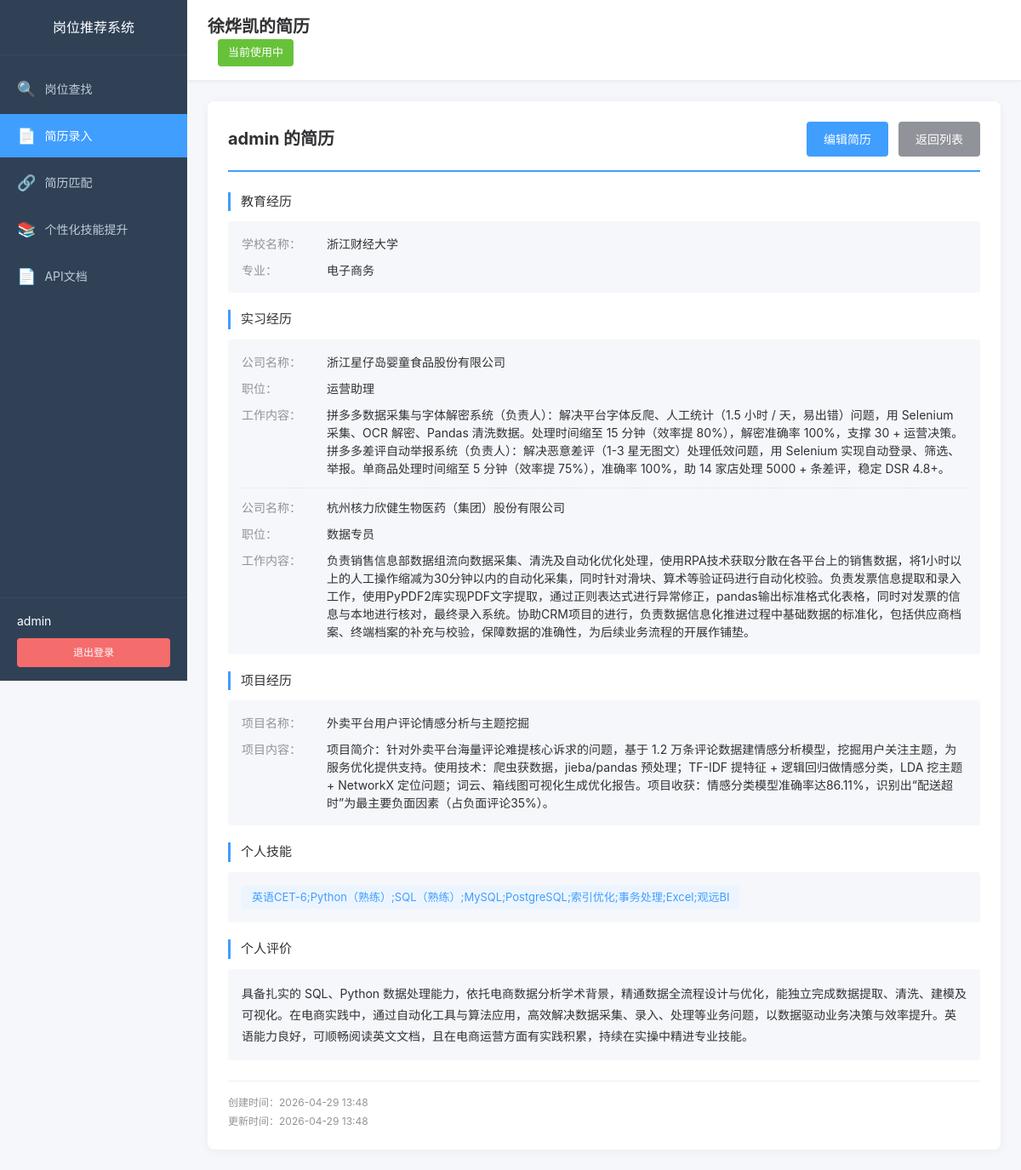
The app's page /resume/detail/1 (signed in), older data.
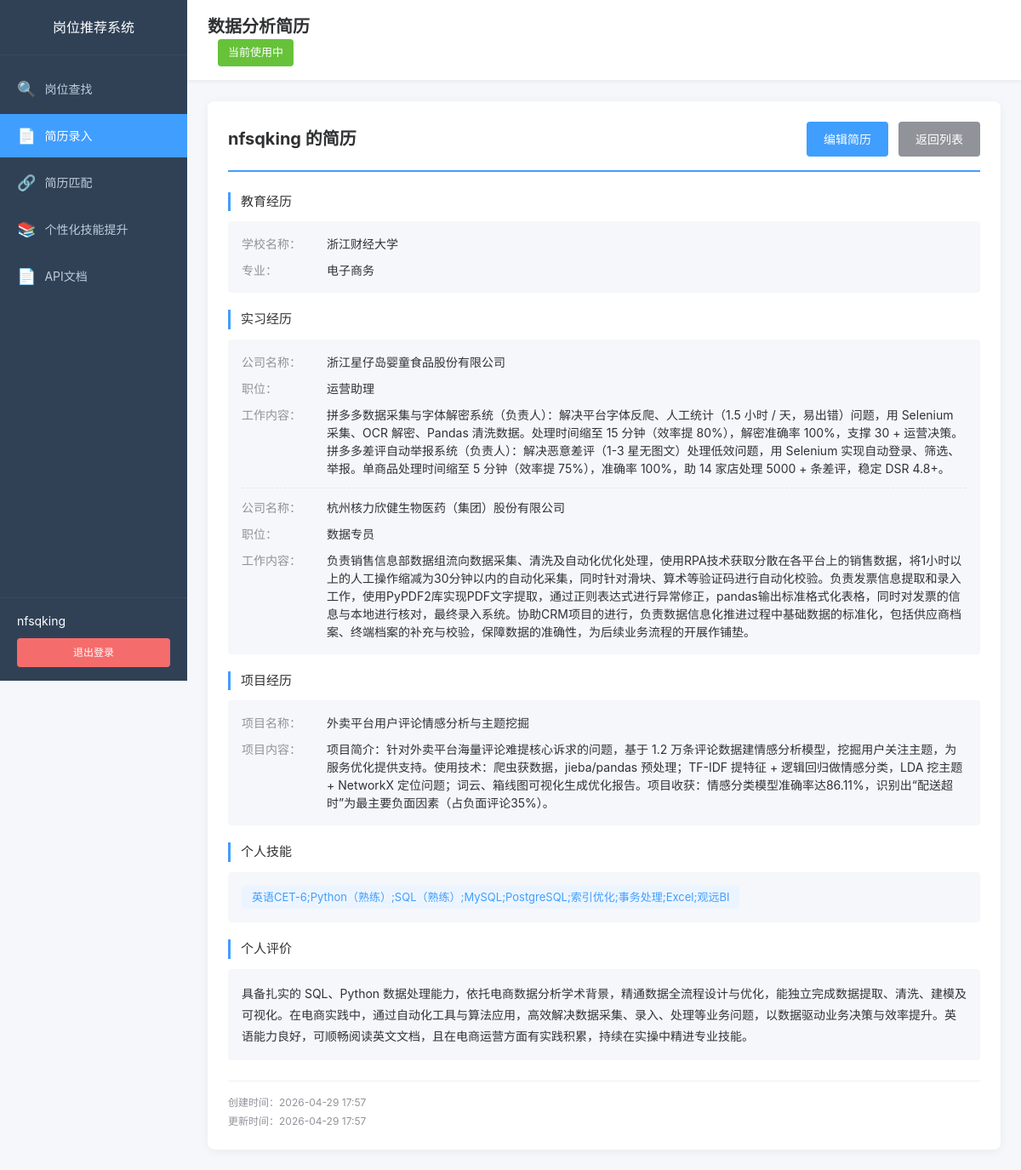
The same page, newer data.
### app/models/user.py (models this page shows, shortened)
class User(UserMixin, db.Model):
    __tablename__ = 'users'
    id = db.Column(db.Integer, primary_key=True)
    username = db.Column(db.String(80), unique=True, nullable=False, index=True)
    email = db.Column(db.String(120), unique=True, nullable=False, index=True)
    password_hash = db.Column(db.String(255), nullable=False)
    nickname = db.Column(db.String(80))
    is_active = db.Column(db.Boolean, default=True)
    created_at = db.Column(db.DateTime, default=datetime.utcnow)
    updated_at = db.Column(db.DateTime, default=datetime.utcnow, onupdate=datetime.utcnow)

### app/models/resume.py (models this page shows, shortened)
class Resume(db.Model):
    __tablename__ = 'resumes'
    id = db.Column(db.Integer, primary_key=True)
    user_id = db.Column(db.Integer, db.ForeignKey('users.id'), nullable=False, index=True)
    resume_name = db.Column(db.String(100), nullable=False, default='默认简历')
    is_active = db.Column(db.Boolean, default=True, nullable=False)
    education = db.Column(db.Text, nullable=True)
    internship = db.Column(db.Text, nullable=True)
    work = db.Column(db.Text, nullable=True)
    project = db.Column(db.Text, nullable=True)
    skills = db.Column(db.Text, nullable=False)
    self_evaluation = db.Column(db.Text, nullable=False)
    created_at = db.Column(db.DateTime, default=datetime.utcnow)
    updated_at = db.Column(db.DateTime, default=datetime.utcnow, onupdate=datetime.utcnow)
    user = db.relationship('User', backref=db.backref('resumes', lazy='dynamic', cascade='all, delete-orphan'))
    job_matches = db.relationship('ResumeJobMatch', backref='resume', lazy='dynamic', cascade='all, delete-orphan')
    skill_suggestions = db.relationship('SkillSuggestion', backref='resume', lazy='dynamic', cascade='all, delete-orphan')

### app/routes/resume.py (the view)
@resume.route('/detail/<int:resume_id>')
@login_required
def detail_resume(resume_id):
    resume = Resume.query.filter_by(id=resume_id, user_id=current_user.id).first()
    if not resume:
        flash('简历不存在', 'danger')
        return redirect(url_for('resume.list_resumes'))
    education_list = get_list_data(resume.education)
    internship_list = get_list_data(resume.internship)
    work_list = get_list_data(resume.work)
    project_list = get_list_data(resume.project)
    current_resume_id = get_current_resume_id()
    return render_template('resume/resume_detail.html',
                          resume=resume,
                          education_list=education_list,
                          internship_list=internship_list,
                          work_list=work_list,
                          project_list=project_list,
                          current_resume_id=current_resume_id)

### app/models/user.py (called while the page is built)
@login_manager.user_loader
def load_user(user_id: str):
    return User.query.get(int(user_id))

### app/routes/resume.py (called while the page is built, shortened)
def get_list_data(json_str):
    if not json_str:
        return []
    try:
        return json.loads(json_str)
    except:
        return []

def get_current_resume_id():
    resume_id = session.get('current_resume_id')
    if resume_id:
        resume = Resume.query.filter_by(id=resume_id, user_id=current_user.id).first()
        if resume:
            return resume_id
    active_resume = Resume.query.filter_by(user_id=current_user.id, is_active=True).first()
    if active_resume:
        session['current_resume_id'] = active_resume.id
        return active_resume.id

### app/templates/resume/resume_detail.html (shortened to what this page needs)
{% extends "base.html" %}
{% block extra_css %}
<link rel="stylesheet" href="{{ url_for('static', filename='css/dashboard.css') }}">
<link rel="stylesheet" href="{{ url_for('static', filename='css/resume.css') }}">
{% endblock %}
{% block content %}
<div class="app-container">
    <aside class="sidebar">
        <div class="sidebar-header">
            <h2>岗位推荐系统</h2>
        </div>
        <nav class="sidebar-nav">
            <ul class="nav-menu">
                <li class="nav-item">
                    <a href="{{ url_for('dashboard.index') }}" class="nav-link">
                        <span class="nav-icon">&#128269;</span>
                        <span class="nav-text">岗位查找</span>
                    </a>
                </li>
                <li class="nav-item active">
                    <a href="{{ url_for('resume.list_resumes') }}" class="nav-link">
                        <span class="nav-icon">&#128196;</span>
                        <span class="nav-text">简历录入</span>
                    </a>
                </li>
                <li class="nav-item">
                    <a href="{{ url_for('match.index') }}" class="nav-link">
                        <span class="nav-icon">&#128279;</span>
                        <span class="nav-text">简历匹配</span>
                    </a>
                </li>
                <li class="nav-item">
                    <a href="{{ url_for('skill_improvement.index') }}" class="nav-link">
                        <span class="nav-icon">&#128218;</span>
                        <span class="nav-text">个性化技能提升</span>
                    </a>
                </li>
                <li class="nav-item">
                    <a href="{{ url_for('api_docs.doc') }}" class="nav-link" target="_blank">
                        <span class="nav-icon">&#128196;</span>
                        <span class="nav-text">API文档</span>
                    </a>
                </li>
            </ul>
        </nav>
        <div class="sidebar-footer">
            <div class="user-info">
                <span class="user-name">{{ current_user.nickname or current_user.username }}</span>
            </div>
            <a href="{{ url_for('auth.logout') }}" class="logout-btn">退出登录</a>
        </div>
    </aside>
    <main class="main-content">
        <header class="main-header">
            <h1>{{ resume.resume_name }}</h1>
            {% if resume.id == current_resume_id %}
            <span class="current-badge-header">当前使用中</span>
            {% endif %}
        </header>
        <div class="content-wrapper">
            <div class="resume-detail-container">
                <div class="resume-header">
                    <h2>{{ current_user.nickname or current_user.username }} 的简历</h2>
                    <div class="resume-actions">
                        <a href="{{ url_for('resume.edit_resume', resume_id=resume.id) }}" class="btn btn-primary">编辑简历</a>
                        <a href="{{ url_for('resume.list_resumes') }}" class="btn btn-secondary">返回列表</a>
                    </div>
                </div>
                <div class="resume-section">
                    <h3 class="section-title">教育经历</h3>
                    <div class="section-content">
                        {% for item in education_list %}
                        <div class="experience-item">
                            <div class="info-row">
                                <span class="info-label">学校名称：</span>
                                <span class="info-value">{{ item.school }}</span>
                            </div>
                            <div class="info-row">
                                <span class="info-label">专业：</span>
                                <span class="info-value">{{ item.major }}</span>
                            </div>
                        </div>
                        {% endfor %}
                    </div>
                </div>
                {% if internship_list %}
                <div class="resume-section">
                    <h3 class="section-title">实习经历</h3>
                    <div class="section-content">
                        {% for item in internship_list %}
                        <div class="experience-item">
                            {% if item.company %}
                            <div class="info-row">
                                <span class="info-label">公司名称：</span>
                                <span class="info-value">{{ item.company }}</span>
                            </div>
                            {% endif %}
                            {% if item.position %}
                            <div class="info-row">
                                <span class="info-label">职位：</span>
                                <span class="info-value">{{ item.position }}</span>
                            </div>
                            {% endif %}
                            {% if item.content %}
                            <div class="info-row">
                                <span class="info-label">工作内容：</span>
                                <span class="info-value">{{ item.content }}</span>
                            </div>
                            {% endif %}
                        </div>
                        {% endfor %}
                    </div>
                </div>
                {% endif %}
                {% if project_list %}
                <div class="resume-section">
                    <h3 class="section-title">项目经历</h3>
                    <div class="section-content">
                        {% for item in project_list %}
                        <div class="experience-item">
                            {% if item.name %}
                            <div class="info-row">
                                <span class="info-label">项目名称：</span>
                                <span class="info-value">{{ item.name }}</span>
                            </div>
                            {% endif %}
                            {% if item.content %}
                            <div class="info-row">
                                <span class="info-label">项目内容：</span>
                                <span class="info-value">{{ item.content }}</span>
                            </div>
                            {% endif %}
                        </div>
                        {% endfor %}
                    </div>
                </div>
                {% endif %}
                <div class="resume-section">
                    <h3 class="section-title">个人技能</h3>
                    <div class="section-content">
                        <div class="skills-tags">
                            {% for skill in resume.skills.replace('、', ',').replace('，', ',').split(',') if skill.strip() %}
                            <span class="skill-tag">{{ skill.strip() }}</span>
                            {% endfor %}
                        </div>
                    </div>
                </div>
                <div class="resume-section">
                    <h3 class="section-title">个人评价</h3>
                    <div class="section-content">
                        <p class="evaluation-text">{{ resume.self_evaluation }}</p>
                    </div>
                </div>
                <div class="resume-meta">
                    <p>创建时间：{{ resume.created_at.strftime('%Y-%m-%d %H:%M') if resume.created_at else '-' }}</p>
                    <p>更新时间：{{ resume.updated_at.strftime('%Y-%m-%d %H:%M') if resume.updated_at else '-' }}</p>
                </div>
            </div>
        </div>
    </main>
</div>
{% endblock %}

### app/templates/base.html (shortened to what this page needs)
<!DOCTYPE html>
<html lang="zh-CN">
<head>
    <link rel="stylesheet" href="{{ url_for('static', filename='css/base.css') }}">
    {% block extra_css %}{% endblock %}
</head>
<body class="{% block body_class %}{% endblock %}">
    {% block content %}{% endblock %}
</body>
</html>

### app/static/css/base.css (style rules this page uses)
* { margin: 0; padding: 0; box-sizing: border-box; }
html, body { height: 100%; font-family: -apple-system, BlinkMacSystemFont, 'Segoe UI', 'PingFang SC', 'Hiragino Sans GB', 'Microsoft YaHei', sans-serif; font-size: 14px; line-height: 1.5; color: #333; background-color: #f5f7fa; }
a { color: #409eff; text-decoration: none; }
.btn { display: inline-block; padding: 10px 20px; font-size: 14px; font-weight: 500; border-radius: 4px; transition: all 0.3s ease; }
.btn-primary { background-color: #409eff; color: #fff; }
.btn-secondary { background-color: #909399; color: #fff; }

### app/static/css/dashboard.css (style rules this page uses)
.app-container { display: flex; min-height: 100vh; }
.sidebar { width: 220px; background: #304156; color: #bfcbd9; display: flex; flex-direction: column; position: fixed; height: 100vh; left: 0; top: 0; z-index: 100; }
.sidebar-header { padding: 20px; text-align: center; border-bottom: 1px solid #3a4a5d; }
.sidebar-header h2 { font-size: 16px; color: #fff; font-weight: 500; }
.sidebar-nav { flex: 1; padding: 10px 0; overflow-y: auto; }
.nav-menu { list-style: none; }
.nav-item { margin: 4px 0; }
.nav-link { display: flex; align-items: center; padding: 12px 20px; color: #bfcbd9; transition: all 0.3s ease; }
.nav-item.active .nav-link { background: #409eff; color: #fff; }
.nav-icon { font-size: 18px; margin-right: 10px; }
.nav-text { font-size: 14px; }
.sidebar-footer { padding: 16px 20px; border-top: 1px solid #3a4a5d; }
.user-info { margin-bottom: 10px; }
.user-name { font-size: 14px; color: #fff; }
.logout-btn { display: block; padding: 8px 16px; background: #f56c6c; color: #fff; border-radius: 4px; text-align: center; font-size: 12px; transition: background 0.3s ease; }
.main-content { flex: 1; margin-left: 220px; background: #f5f7fa; }
.main-header { background: #fff; padding: 16px 24px; border-bottom: 1px solid #ebeef5; box-shadow: 0 1px 4px rgba(0, 0, 0, 0.05); }
.main-header h1 { font-size: 20px; color: #303133; }
.content-wrapper { padding: 24px; }

### app/static/css/resume.css (style rules this page uses)
.section-title { font-size: 16px; font-weight: 500; color: #303133; margin-bottom: 16px; padding-left: 12px; border-left: 3px solid #409eff; }
.section-content { padding-left: 15px; }
.resume-detail-container { background: #fff; border-radius: 8px; box-shadow: 0 2px 12px rgba(0, 0, 0, 0.05); padding: 24px; }
.resume-header { display: flex; justify-content: space-between; align-items: center; margin-bottom: 24px; padding-bottom: 16px; border-bottom: 2px solid #409eff; }
.resume-header h2 { font-size: 20px; color: #303133; }
.resume-actions { display: flex; gap: 12px; }
.resume-section { margin-bottom: 20px; }
.resume-section .section-title { font-size: 15px; margin-bottom: 12px; }
.resume-section .section-content { background: #f5f7fa; padding: 16px; border-radius: 4px; }
.info-row { display: flex; margin-bottom: 10px; }
.info-row:last-child { margin-bottom: 0; }
.info-label { min-width: 100px; color: #909399; font-size: 14px; }
.info-value { color: #303133; font-size: 14px; flex: 1; white-space: pre-wrap; word-break: break-all; }
.skills-tags { display: flex; flex-wrap: wrap; gap: 8px; }
.skill-tag { display: inline-block; padding: 4px 12px; background: #ecf5ff; color: #409eff; border-radius: 4px; font-size: 13px; }
.evaluation-text { color: #303133; font-size: 14px; line-height: 1.8; white-space: pre-wrap; }
.resume-meta { margin-top: 24px; padding-top: 16px; border-top: 1px solid #ebeef5; color: #909399; font-size: 12px; }
.resume-meta p { margin-bottom: 4px; }
.resume-meta p:last-child { margin-bottom: 0; }
.experience-item { padding: 12px 0; border-bottom: 1px dashed #e4e7ed; }
.experience-item:last-child { border-bottom: none; padding-bottom: 0; }
.experience-item:first-child { padding-top: 0; }
.current-badge-header { display: inline-block; padding: 6px 12px; background: #67c23a; color: #fff; border-radius: 4px; font-size: 13px; font-weight: 500; margin-left: 12px; }

Row changes from the older to the newer data that the page shows:
removed Resume: resume_name "徐烨凯的简历", strip "英语CET-6;Python（熟练）;SQL（熟练）;MySQL;PostgreSQL;索引优化;事务处理;Excel;观远BI", self_evaluation "具备扎实的 SQL、Python 数据处理能力，依托电商数据分析学术背景，精通数据全流程设计与优化，能独立完成数据提取、清洗、建模及可视化。在电商实践中，通过自动化工具与算法应用，高效解决数据采集、录入、处理等业务问题，以数据驱动业务决策与效率提升。英语能力良好，可顺畅阅读英文文档，且在电商运营方面有实践积累，持续在实操中精进专业技能。", created_at "2026-04-29 13:48", updated_at "2026-04-29 13:48"
changed User: nickname "admin" → "nfsqking"
added Resume: resume_name "数据分析简历", strip "英语CET-6;Python（熟练）;SQL（熟练）;MySQL;PostgreSQL;索引优化;事务处理;Excel;观远BI", self_evaluation "具备扎实的 SQL、Python 数据处理能力，依托电商数据分析学术背景，精通数据全流程设计与优化，能独立完成数据提取、清洗、建模及可视化。在电商实践中，通过自动化工具与算法应用，高效解决数据采集、录入、处理等业务问题，以数据驱动业务决策与效率提升。英语能力良好，可顺畅阅读英文文档，且在电商运营方面有实践积累，持续在实操中精进专业技能。", created_at "2026-04-29 17:57", updated_at "2026-04-29 17:57"
